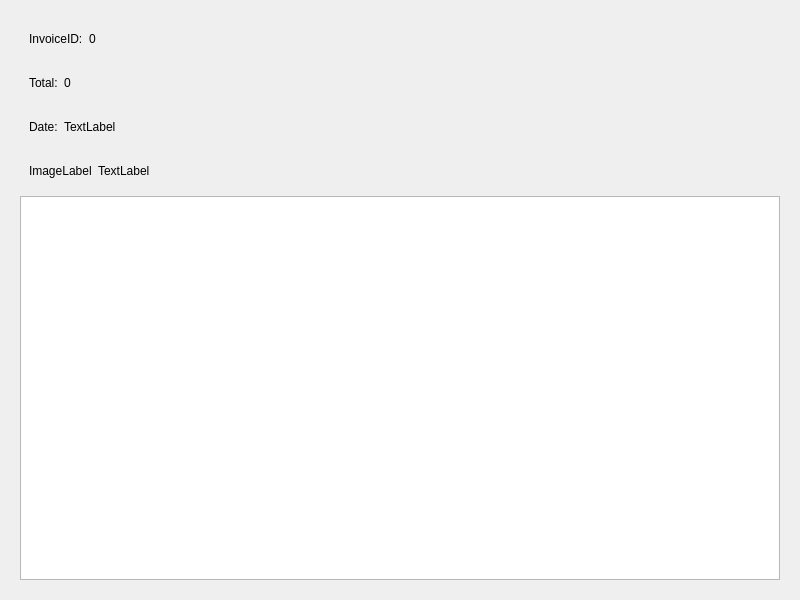
<?xml version="1.0" encoding="UTF-8"?>
<ui version="4.0">
 <class>ProviderInvoiceView</class>
 <widget class="QWidget" name="ProviderInvoiceView">
  <property name="geometry">
   <rect>
    <x>0</x>
    <y>0</y>
    <width>800</width>
    <height>600</height>
   </rect>
  </property>
  <property name="minimumSize">
   <size>
    <width>0</width>
    <height>0</height>
   </size>
  </property>
  <property name="maximumSize">
   <size>
    <width>16777215</width>
    <height>16777215</height>
   </size>
  </property>
  <property name="windowTitle">
   <string notr="true"/>
  </property>
  <property name="styleSheet">
   <string notr="true">#topFrame {
border: none;
background: qlineargradient(x1: 0, y1: 0, x2: 0, y2: 1,
stop: 0 #a6a6a6, stop: 0.08 #7f7f7f,
stop: 0.39999 #717171, stop: 0.4 #626262,
stop: 0.9 #4c4c4c, stop: 1 #333333);
}

#bottomFrame {
border: none;
background: white;
}

#topFrame QLabel {
color: #fff;
}

#topFrame QPushButton {
color: #333;
border: 2px solid #555;
border-radius: 11px;
padding: 5px;
background: qradialgradient(cx: 0.3, cy: -0.4,
fx: 0.3, fy: -0.4,
radius: 1.35, stop: 0 #fff, stop: 1 #888);
min-width: 80px;
}

#topFrame QPushButton:hover {
background: qradialgradient(cx: 0.3, cy: -0.4,
fx: 0.3, fy: -0.4,
radius: 1.35, stop: 0 #fff, stop: 1 #bbb);
}

#topFrame QPushButton:pressed {
background: qradialgradient(cx: 0.4, cy: -0.1,
fx: 0.4, fy: -0.1,
radius: 1.35, stop: 0 #fff, stop: 1 #ddd);
}
</string>
  </property>
  <layout class="QVBoxLayout" name="verticalLayout">
   <item>
    <widget class="QWidget" name="widget" native="true">
     <layout class="QVBoxLayout" name="verticalLayout_2">
      <item>
       <widget class="QWidget" name="InvoiceIdWidget" native="true">
        <layout class="QHBoxLayout" name="horizontalLayout_2">
         <item>
          <widget class="QLabel" name="invoiceIdlabel">
           <property name="text">
            <string>InvoiceID:</string>
           </property>
          </widget>
         </item>
         <item>
          <widget class="QLabel" name="invoiceIdValueLabel">
           <property name="text">
            <string notr="true">0</string>
           </property>
          </widget>
         </item>
         <item>
          <spacer name="horizontalSpacer_2">
           <property name="orientation">
            <enum>Qt::Horizontal</enum>
           </property>
           <property name="sizeHint" stdset="0">
            <size>
             <width>653</width>
             <height>20</height>
            </size>
           </property>
          </spacer>
         </item>
        </layout>
       </widget>
      </item>
      <item>
       <widget class="QWidget" name="invoiceTotalWidget" native="true">
        <layout class="QHBoxLayout" name="horizontalLayout_3">
         <item>
          <widget class="QLabel" name="invoiceTotalLabel">
           <property name="text">
            <string>Total:</string>
           </property>
          </widget>
         </item>
         <item>
          <widget class="QLabel" name="invoiceTotalValueLabel">
           <property name="text">
            <string notr="true">0</string>
           </property>
          </widget>
         </item>
         <item>
          <spacer name="horizontalSpacer_3">
           <property name="orientation">
            <enum>Qt::Horizontal</enum>
           </property>
           <property name="sizeHint" stdset="0">
            <size>
             <width>681</width>
             <height>20</height>
            </size>
           </property>
          </spacer>
         </item>
        </layout>
       </widget>
      </item>
      <item>
       <widget class="QWidget" name="providerInvoiceDateWidget" native="true">
        <layout class="QHBoxLayout" name="horizontalLayout_5">
         <item>
          <widget class="QLabel" name="providerInvoiceDateLabel">
           <property name="text">
            <string>Date:</string>
           </property>
          </widget>
         </item>
         <item>
          <widget class="QLabel" name="providerInvoiceDateValueLabel">
           <property name="text">
            <string notr="true">TextLabel</string>
           </property>
          </widget>
         </item>
         <item>
          <spacer name="horizontalSpacer_5">
           <property name="orientation">
            <enum>Qt::Horizontal</enum>
           </property>
           <property name="sizeHint" stdset="0">
            <size>
             <width>625</width>
             <height>20</height>
            </size>
           </property>
          </spacer>
         </item>
        </layout>
       </widget>
      </item>
      <item>
       <widget class="QWidget" name="providerWidget" native="true">
        <layout class="QHBoxLayout" name="horizontalLayout_4">
         <item>
          <widget class="QLabel" name="providerImageLabel">
           <property name="text">
            <string notr="true">ImageLabel</string>
           </property>
          </widget>
         </item>
         <item>
          <widget class="QLabel" name="providerNameLabel">
           <property name="text">
            <string notr="true">TextLabel</string>
           </property>
          </widget>
         </item>
         <item>
          <spacer name="horizontalSpacer_4">
           <property name="orientation">
            <enum>Qt::Horizontal</enum>
           </property>
           <property name="sizeHint" stdset="0">
            <size>
             <width>600</width>
             <height>20</height>
            </size>
           </property>
          </spacer>
         </item>
        </layout>
       </widget>
      </item>
      <item>
       <widget class="QTableWidget" name="providerInvoiceTableWidget"/>
      </item>
     </layout>
    </widget>
   </item>
  </layout>
 </widget>
 <resources/>
 <connections/>
</ui>
